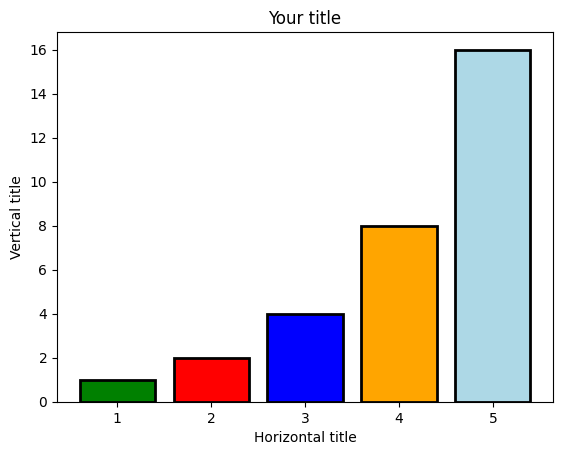

Write the Python code that produced this figure.
import matplotlib.pyplot as plt

x1 = [1,2,3,4,5]
y1 = [1,2,4,8,16]

colors = [ 'green', 'red', 'blue', 'orange', 'lightblue']

plt.bar(x1,y1,edgecolor='black',color=colors, linewidth=2)
plt.title('Your title')
plt.xlabel('Horizontal title')
plt.ylabel('Vertical title')

#plt.show()
plt.savefig('Bar_chart.png', bbox_inches='tight')